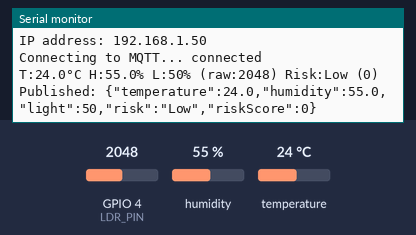
The sketch below on a simulated ESP32. Shown: the last lines printed to the serial monitor. The inputs (shaded band) are chosen by the test bench; at power-on: humidity 55 %, GPIO 4 (LDR_PIN) = 2048, temperature 24 °C. WiFi joins after 1.5 s; servers stay silent unless stated; random numbers use the default seed unless the sketch sets one; no MQTT or app messages arrive unless stated.

Above: at 2.9 s.
3.0 s: humidity set to 64 %
At 8.0 s:
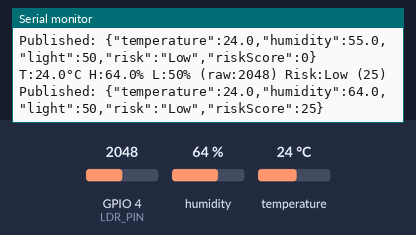
9.0 s: humidity set to 67 %
At 12.2 s:
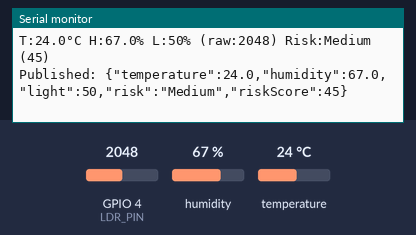
15.0 s: GPIO 4 (LDR_PIN) set to 1076
At 17.7 s:
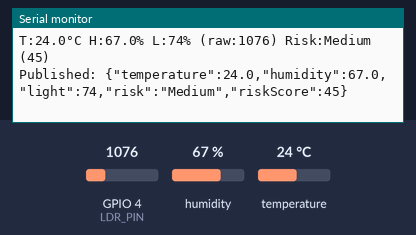
21.0 s: GPIO 4 (LDR_PIN) set to 956
At 23.1 s:
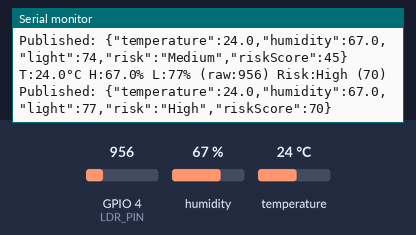

The sketch:

air_quality_sentinel.ino
```cpp
#include <WiFi.h>
#include <PubSubClient.h>
#include "DHT.h"

// Wi-Fi
const char* ssid = "YOUR_WIFI_NAME";
const char* password = "YOUR_WIFI_PASSWORD";

// MQTT
const char* mqtt_server = "broker.hivemq.com";
const int mqtt_port = 1883;
const char* mqtt_topic = "demo/simple/topic";

// Sensors
#define DHTPIN 15
#define DHTTYPE DHT22
#define LDR_PIN 4

DHT dht(DHTPIN, DHTTYPE);
WiFiClient espClient;
PubSubClient client(espClient);

void setup() {
  Serial.begin(115200);
  delay(200);

  Serial.println("\nAir Quality Sentinel starting...");

  dht.begin();

  WiFi.begin(ssid, password);
  while (WiFi.status() != WL_CONNECTED) {
    delay(500);
    Serial.print(".");
    yield();
  }

  Serial.println("\nWiFi connected");
  Serial.print("IP address: ");
  Serial.println(WiFi.localIP());

  client.setServer(mqtt_server, mqtt_port);
}

void loop() {
  if (!client.connected()) {
    reconnect();
  }

  client.loop();

  float humidity = dht.readHumidity();
  float temperature = dht.readTemperature();
  int rawLight = analogRead(LDR_PIN);

  if (isnan(humidity) || isnan(temperature)) {
    Serial.println("DHT error!");
    delay(2000);
    return;
  }

  // Convert ESP32 ADC value to a simple 0-100 light scale.
  int light = map(rawLight, 0, 4095, 100, 0);
  light = constrain(light, 0, 100);

  // Simple rule-based indoor risk score.
  int score = 0;
  String risk = "Low";

  if (humidity > 65) {
    score += 45;
  } else if (humidity > 55) {
    score += 25;
  } else if (humidity < 30) {
    score += 20;
  }

  if (temperature > 26 && humidity > 55) {
    score += 30;
  }

  if (light > 75) {
    score += 25;
  }

  if (score >= 70) {
    risk = "High";
  } else if (score >= 40) {
    risk = "Medium";
  }

  Serial.printf(
    "T:%.1f°C H:%.1f%% L:%d%% (raw:%d) Risk:%s (%d)\n",
    temperature,
    humidity,
    light,
    rawLight,
    risk.c_str(),
    score
  );

  char json[160];

  snprintf(
    json,
    sizeof(json),
    "{\"temperature\":%.1f,\"humidity\":%.1f,\"light\":%d,\"risk\":\"%s\",\"riskScore\":%d}",
    temperature,
    humidity,
    light,
    risk.c_str(),
    score
  );

  if (client.connected()) {
    client.publish(mqtt_topic, json);
    Serial.println("Published: " + String(json));
  } else {
    Serial.println("MQTT skipped");
  }

  delay(5000);
}

void reconnect() {
  while (!client.connected()) {
    String clientId = "S3-" + String(random(0xffff), HEX);

    Serial.print("Connecting to MQTT... ");

    if (client.connect(clientId.c_str())) {
      Serial.println("connected");
    } else {
      Serial.print("failed, state=");
      Serial.println(client.state());
      delay(4000);
    }
  }
}
```

Measured:
- the behaviour switches between 65 and 66 % on humidity (found by bisection; images 1 and 2)
- the behaviour switches between 1024 and 1023 on GPIO 4 (LDR_PIN) (found by bisection; images 3 and 4)
- after the input at 3.0 s, the serial monitor: prints a new line after 3.8 s (image 1)
- after the input at 9.0 s, the serial monitor: prints a new line after 2.8 s (image 2)
- after the input at 15.0 s, the serial monitor: prints a new line after 1.8 s (image 3)
- after the input at 21.0 s, the serial monitor: prints a new line after 0.81 s (image 4)
